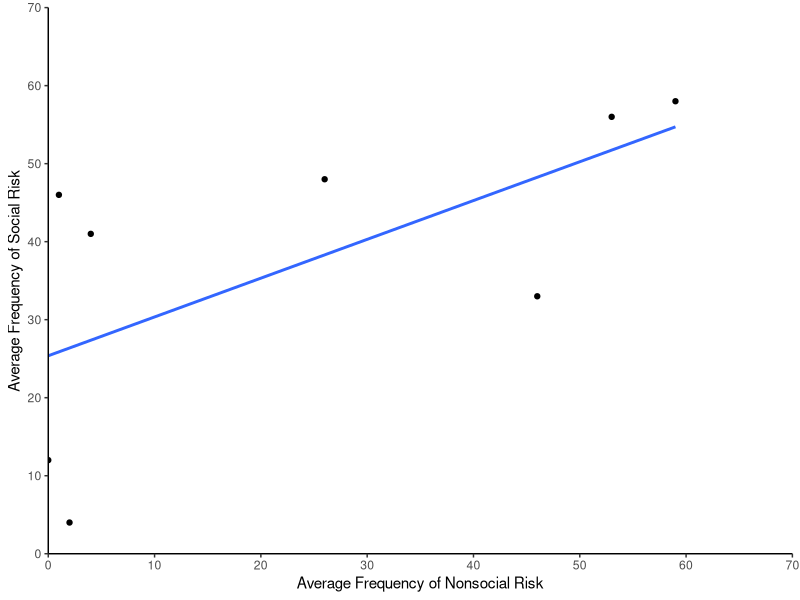
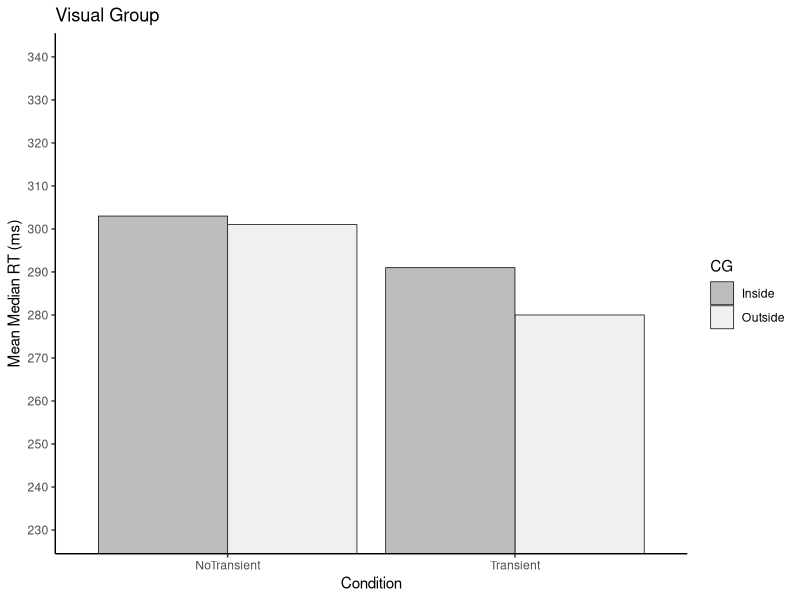
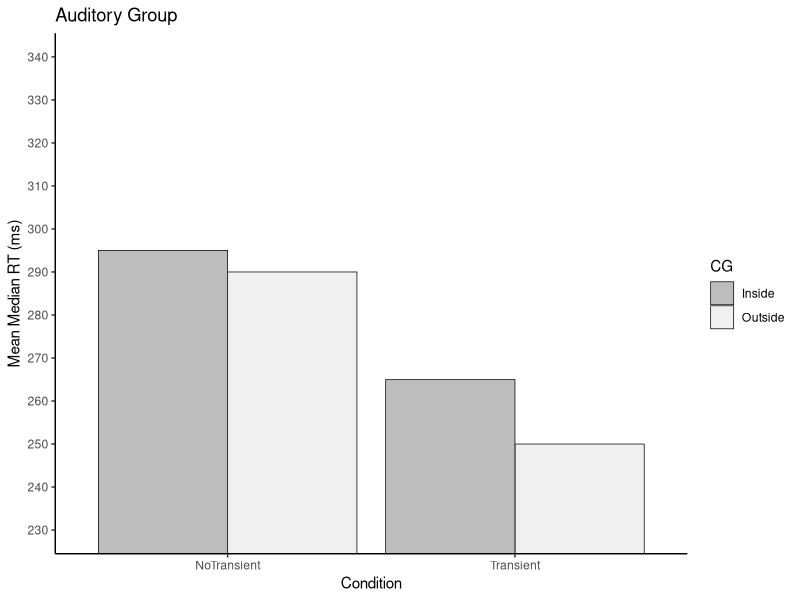
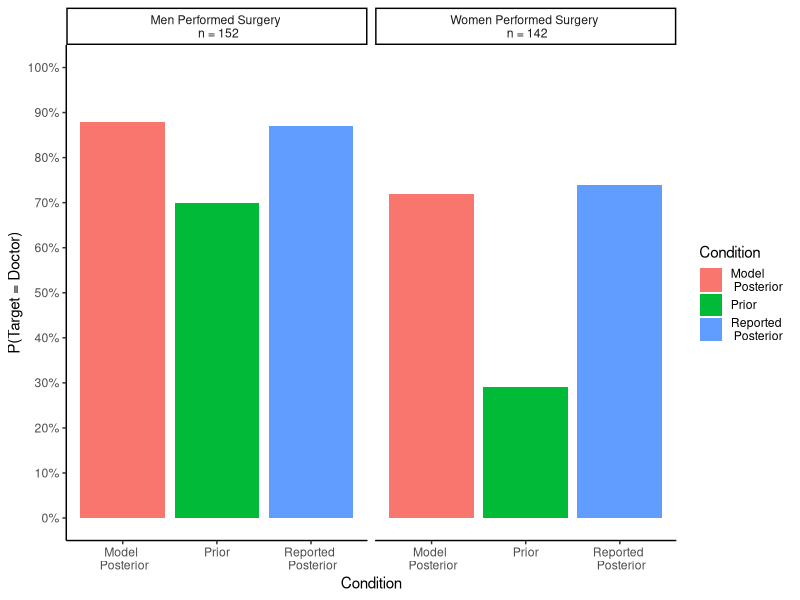
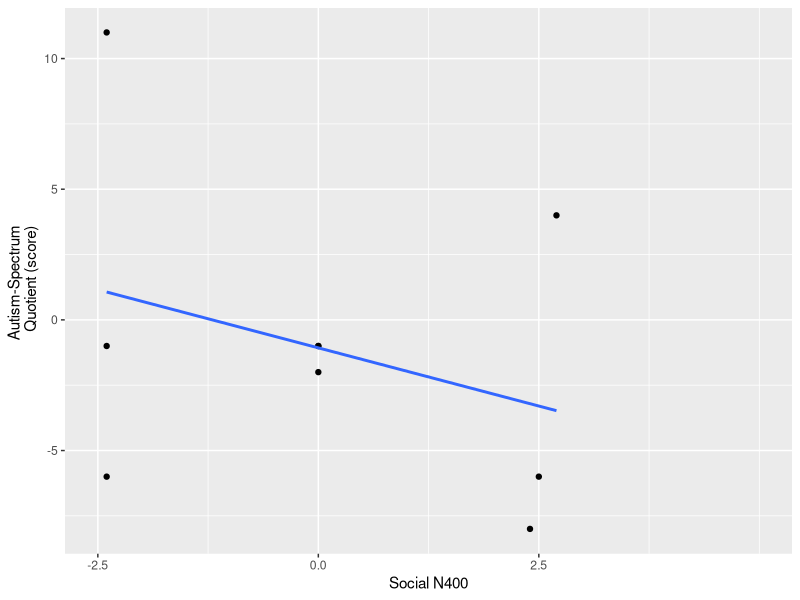
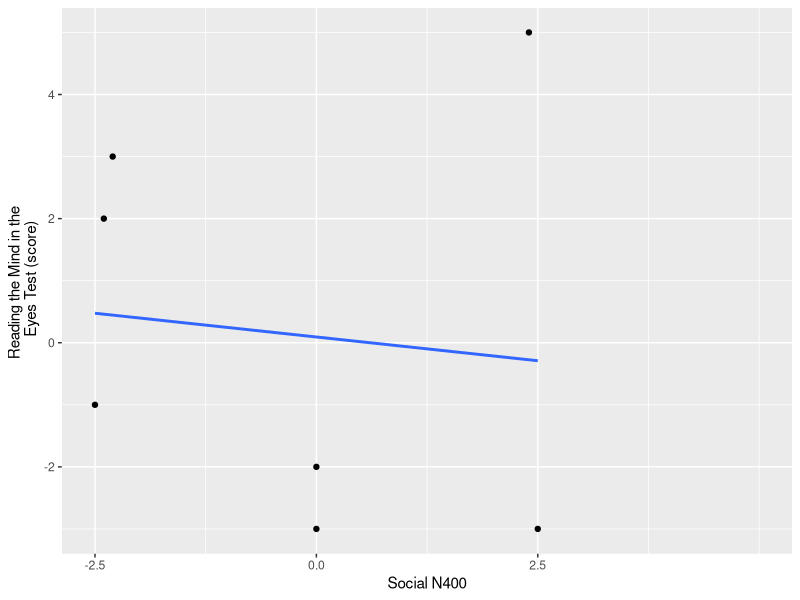
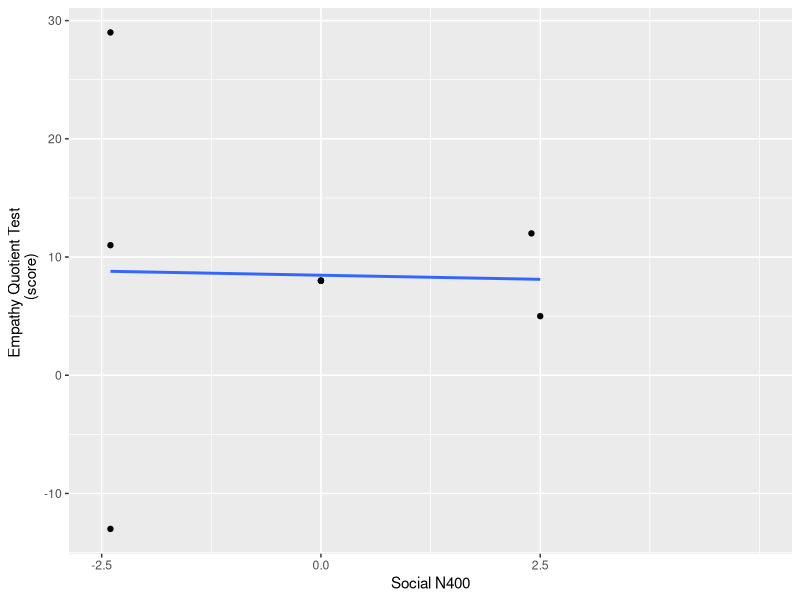
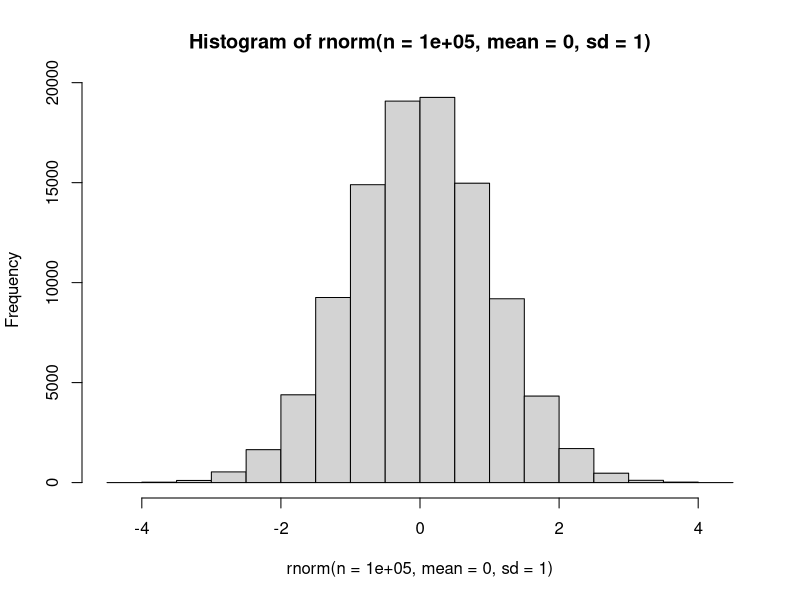

Generate these figures, in order, with R:
## ---- chunk 1
knitr::opts_chunk$set(message=FALSE,warning=FALSE, cache=TRUE)
## ---- chunk 2
5+6
23-64
25*5
266/6
## ---- chunk 3
a <- 522
b <- 2333
a+b 
## ---- chunk 4
x <- (1:100) 

x

## ---- chunk 5
sum(1:100)
## ---- chunk 6
MyFirstFunction <-function(y) {
  TotalSum <-0
  for (i in y){
    TotalSum<-TotalSum+i
  }
  return(TotalSum)
}

numbers<-c(1:100)
MyFirstFunction(numbers)

## ---- chunk 7
seq(1:100 )
## ---- chunk 8
library(ggplot2)

## ---- chunk 9

Nonsocial<-c(0,1,2,4,26,46,53,59)
Social<-c(12,46,4,41,48,33,56,58)
plot_df<-data.frame(Nonsocial,Social)

ggplot(plot_df, aes(x=Nonsocial,y=Social))+
  geom_point()+
  geom_smooth(method=lm,se=FALSE,fill="black")+
  xlab("Average Frequency of Nonsocial Risk")+
  ylab("Average Frequency of Social Risk")+
  coord_cartesian(xlim=c(0,70),ylim=c(0,70))+
  scale_x_continuous(breaks=seq(0,70,10), expand=c(0,0))+
  scale_y_continuous(breaks=seq(0,70,10), expand=c(0,0))+
  theme_classic()

## ---- chunk 10
Condition <-rep(c("NoTransient","Transient"), each=2)
CG <-rep(c("Outside","Inside"),2)
RT <- rep(c(301,303,280,291))
plot_df <- data.frame(Condition, RT, CG)


ggplot(plot_df, aes(x=Condition,y=RT,group=CG,fill=CG))+
  geom_bar(stat="identity",position="dodge",color="black",size=.25)+
  coord_cartesian(ylim=c(230,340))+
  scale_y_continuous(breaks=seq(230,340,10))+
  ylab("Mean Median RT (ms)")+
  scale_fill_brewer(palette="Greys", direction=-1)+
  theme_classic()+
ggtitle("Visual Group")

Condition <-rep(c("NoTransient","Transient"), each=2)
CG <-rep(c("Outside","Inside"),2)
RT <- rep(c(290,295,250,265))
plot_df <- data.frame(Condition, RT, CG)


 ggplot(plot_df, aes(x=Condition,y=RT,group=CG,fill=CG))+
  geom_bar(stat="identity",position="dodge", 
           color="black",
           size=.25)+
  coord_cartesian(ylim=c(230,340))+
  scale_y_continuous(breaks=seq(230,340,10))+
  ylab("Mean Median RT (ms)")+
  scale_fill_brewer(palette="Greys", direction=-1)+
  theme_classic()+
ggtitle("Auditory Group")
## ---- chunk 11
Surgeon <-rep(c("Men Performed Surgery \n n = 152",
            "Women Performed Surgery \n n = 142"), each =3)
Condition <-rep(c("Prior", "Model \n Posterior","Reported \n Posterior"), 2)
Percentege <- c(.7, .88, .87, .29, .72, .74)
plot_df <- data.frame(Surgeon, Condition, Percentege)

ggplot(plot_df, aes(x=Condition, y=Percentege, fill=Condition))+
  geom_bar(stat="identity", position="dodge")+
  ylab("P(Target = Doctor)")+
  coord_cartesian(ylim=c(0,1))+
  scale_y_continuous(breaks=seq(0,1,.1),labels = scales::percent)+
  facet_wrap(~Surgeon)+
  theme_classic()
## ---- chunk 12
Social <- c(-2.4 , -2.4, -2.4 , 0, 0, 0, 2.4, 2.5, 2.7)
AS <- c(-6,-1,11, -1,-1,-2,-8,-6,4)
plot_df <- data.frame(Social,AS)

ggplot(plot_df, aes(x=Social,y=AS))+
  geom_point()+
  geom_smooth(method=lm,se=FALSE,fill="black")+
  xlab("Social N400")+
  ylab("Autism-Spectrum \n Quotient (score)")+
  scale_x_continuous(breaks=seq(-2.5,2.5,2.5))+
  coord_cartesian(xlim=c(-2.5,5))

Social <- c(-2.5, -2.4, -2.3, 0, 0, 2.4, 2.5)
RM <- c(-1, 2, 3, -3, -2, 5, -3)
plot_df <- data.frame(Social,RM)

ggplot(plot_df, aes(x=Social,y=RM))+
  geom_point()+
  geom_smooth(method=lm,se=FALSE,fill="black")+
  xlab("Social N400")+
  ylab("Reading the Mind in the \n Eyes Test (score)")+
  scale_x_continuous(breaks=seq(-2.5,2.5,2.5))+
  coord_cartesian(xlim=c(-2.5,5))

Social <- c(-2.4, -2.4,-2.4, 0,0,0,2.4,2.5)
EQT <- c(-13,11,29,8,8,8, 12, 5)
plot_df <- data.frame(Social,EQT)

ggplot(plot_df, aes(x=Social,y=EQT))+
  geom_point()+
  geom_smooth(method=lm,se=FALSE,fill="black")+
  xlab("Social N400")+
  ylab("Empathy Quotient Test \n  (score)")+
  scale_x_continuous(breaks=seq(-2.5,2.5,2.5))+
  coord_cartesian(xlim=c(-2.5,5))
## ---- chunk 13

hist(rnorm(n=100000,mean=0,sd=1))
mean(rnorm(n=100000, mean=0, sd=10))
sd(rnorm(n=100000, mean=0, sd=10))


#1sample mean,when n=10

means<-c()
for(i in 1:10000){
means[1]<-mean(rnorm(n=10, mean=0, sd=10))
}

means



#replicate-how many time we want to repeat function. 
#SEM = standart error of the mean, 



replicate(10000, mean(rnorm(n=10, mean=0, sd=1)))

A <- rnorm(10,0,1)
B <- rnorm(10,0,1)
MD <- mean(A)-mean(B)

MD

mean_differences <- replicate(1000, mean (rnorm(10,0,1))-mean(rnorm(10,0,1)))

sort(mean_differences)[250]
sort(mean_differences)[750]


hist(mean_differences)


## ---- chunk 14

pt(q=2,df=9)

pt(q=c(0.5,1,1.5,2,2.5),df=9)

## ---- chunk 15
pt(q=c(0.5,1,1.5,2,2.5),df=9)

t.test(rnorm(10,0,1),mu=0)

t.test(rnorm(10,0,1),mu=0)$statistic

t_s <- replicate(10000,t.test(rnorm(10,0,1),mu=0)$statistic)

hist(t_s)

length(t_s[t_s < 0.5])/10000
length(t_s[t_s < 1])/10000
length(t_s[t_s < 1.5])/10000
length(t_s[t_s < 2])/10000
length(t_s[t_s < 2.5])/10000
## ---- chunk 16

cor(rnorm(10,0,1),rnorm(10,0,1))

replicate(10000, cor(rnorm(10,0,1),rnorm(10,0,1)))

hist(replicate(10000, cor(rnorm(100,0,1),rnorm(100,0,1))))

simrs <-replicate(10000, cor(rnorm(100,0,1),rnorm(100,0,1)))

sort(abs(simrs))[9500]

## ---- chunk 17
library(ggplot2)
A<- c(1,2,3,4)
B<- c(3,4,5,6)
C<- c(5,6,7,8)

conds<-rep(c("A", "B", "C"),each=4)
DV <- c(A,B,C)
df <-data.frame(conds,DV)
summary(aov(DV~conds,df))

## ---- chunk 18
run_anova <-function(){
A<-rnorm(4,0,1)
B<-rnorm(4,0,1)
C<-rnorm(4,0,1)

conds<- rep(c("A","B","C"), each=4)
DV <- c(A,B,C)
df <- data.frame(conds, DV)
sum_out <-summary(aov(DV~conds,df))
return (sum_out[[1]]$'F value'[1])
}

save_fs <-replicate(10000, run_anova())
hist(save_fs)
sort(save_fs)[9500]

## ---- chunk 19

Production <-c(40.65, 42.85, 41.22, 37.79, 40.89, 40.71, 45.15, 39.83, 40.77, 43.78, 41.40, 43.61, 44.25, 44.26, 43.94, 45.24, 44.60, 43.33)

Comprehansion <-c(60.2, 66.0, 60.2, 51.2, 55.5, 55.5, 82.2, 49.1, 53.3, 60.2, 66.0, 60.2, 62.9, 62.9, 66.0, 57.8, 57.8, 60.2)

cor.test(Production, Comprehansion)

## ---- chunk 20

RT <-c(14.47, 19.99, 14.10, 19.22, 16.68, 9.88, 12.40, 9.40, 20.93, 7.90, 14.95, 13.19, 16.59, 16.59, 10.57, 10.42, 14.26, 11.63)

Funinness <-c(5.41, 7.09, 9.82, 3.68, 6.59, 7.64, 6.77, 5.45, 6.82, 7.41, 9.59, 7.05, 6.50, 7.18, 5.68, 7.09, 6.18, 4.91)

cor.test(RT,Funinness)

## ---- chunk 21
Raw <- c(16, 18, 16, 12, 14, 14, 21, 11, 13, 16, 18, 16, 17, 17, 18, 15, 15, 16)
Funinness <- c(5.41, 7.09, 9.82, 3.68, 6.59, 7.64, 6.77, 5.45, 6.82, 7.41, 9.59, 7.05, 6.50, 7.18, 5.68, 7.09, 6.18, 4.91)

cor.test(Raw,Funinness)
## ---- chunk 22
Production <-c(40.65, 42.85, 41.22, 37.79, 40.89, 40.71, 45.15, 39.83, 40.77, 43.78, 41.40, 43.61, 44.25, 44.26, 43.94, 45.24, 44.60, 43.33)

Funinness <-c(5.41, 7.09, 9.82, 3.68, 6.59, 7.64, 6.77, 5.45, 6.82, 7.41, 9.59, 7.05, 6.50, 7.18, 5.68, 7.09, 6.18, 4.91)

cor.test(Production, Funinness)

plot(Production, Funinness)

## ---- chunk 23
plot(Production, Comprehansion, xlab='Humor production score', ylab='Humor comprehansion', main='Scatterplot of response time and Funiness rating', pch=20)


## ---- chunk 24

plot(RT, Funinness,xlab='Response time', ylab='Funiness rating', main='Scatterplot of response time and funinness rating', pch=20)

## ---- chunk 25
plot(Raw, Funinness,xlab='Raw scores', ylab='Funiness rating', main='Scatterplot of raw scores and funinness rating', pch=20)
## ---- chunk 26
plot(Production, Funinness,xlab='HUmor production scores', ylab='Funiness rating', main='Scatterplot of humor production scores and funinness rating', pch=20)
